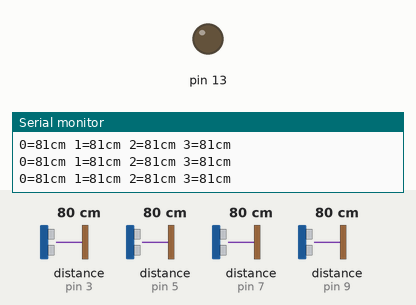
Bench run of a sketch on a simulated Arduino Uno, built with avr-gcc and run on an emulated ATmega328P. Shown: output pins drawn as LEDs (lit = HIGH), the last lines printed to the serial monitor. The inputs (shaded band) are chosen by the test bench; at power-on: distance to the obstacle (sensors on pin 3, pin 5, pin 7, pin 9) 80 cm. The echo pulse lasts 58.3 µs per cm.

Above: at 1.2 s.
1.3 s: distance to the obstacle (sensor on pin 3) set to 55 cm
4.3 s: distance to the obstacle (sensor on pin 3) set to 45 cm
At 5.1 s:
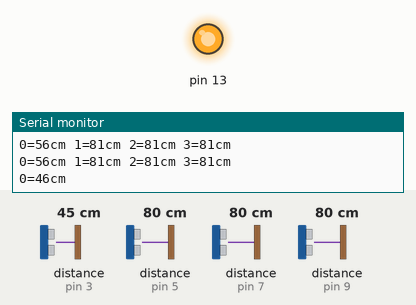
Timing chart, 0 to 7.3 s (numbered marks = the images above; inputs shaded):
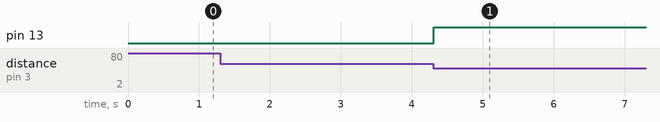

The sketch:

NewPing3Sensors.ino
```cpp
// ---------------------------------------------------------------------------
// Example NewPing library sketch that pings 3 sensors 20 times a second.
// ---------------------------------------------------------------------------

#include <NewPing.h>

#define SONAR_NUM 4      // Number of sensors.
#define MAX_DISTANCE 400 // Maximum distance (in cm) to ping.

NewPing sonar[SONAR_NUM] = {   // Sensor object array.
   NewPing(2, 3, MAX_DISTANCE),
   NewPing(4, 5, MAX_DISTANCE), // Each sensor's trigger pin, echo pin, and max distance to ping.
  NewPing(6, 7, MAX_DISTANCE),
  NewPing(8, 9, MAX_DISTANCE)
};

void setup() {
  pinMode(13,OUTPUT);
  Serial.begin(9600); // Open serial monitor at 115200 baud to see ping results.
}

void loop() {
  digitalWrite(13,LOW);
  for (uint8_t i = 0; i < SONAR_NUM; i++)
  { // Loop through each sensor and display results.
    delay(1); // Wait 50ms between pings (about 20 pings/sec). 29ms should be the shortest delay between pings.
    Serial.print(i);
    Serial.print("=");
    Serial.print(sonar[i].ping_cm());
    Serial.print("cm ");
  if (sonar[i].ping_cm()<=50)
  {
    digitalWrite(13,HIGH);
    delay(5000);
  }
  }
  Serial.println();
}
```

Measured:
- the behaviour switches between 50 and 49 cm on distance to the obstacle (sensor on pin 3) (found by bisection; images 0 and 1)
- after the input at 4.3 s, pin 13: LOW → HIGH at once
